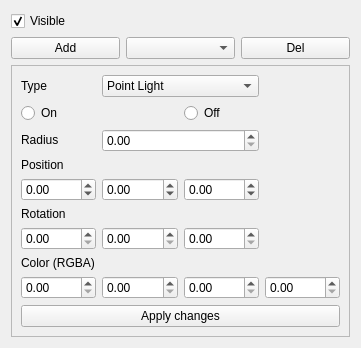
          <widget class="QWidget" name="lights">
           <property name="geometry">
            <rect>
             <x>0</x>
             <y>0</y>
             <width>361</width>
             <height>317</height>
            </rect>
           </property>
           <attribute name="label">
            <string>Lights</string>
           </attribute>
           <layout class="QGridLayout" name="gridLayout_14">
            <item row="1" column="0">
             <widget class="QPushButton" name="lightsAdd">
              <property name="text">
               <string>Add</string>
              </property>
             </widget>
            </item>
            <item row="1" column="1">
             <widget class="QComboBox" name="lightsSelect"/>
            </item>
            <item row="1" column="2">
             <widget class="QPushButton" name="lightsDel">
              <property name="text">
               <string>Del</string>
              </property>
             </widget>
            </item>
            <item row="5" column="0" colspan="3">
             <widget class="QFrame" name="lightFrame">
              <property name="frameShape">
               <enum>QFrame::StyledPanel</enum>
              </property>
              <property name="frameShadow">
               <enum>QFrame::Raised</enum>
              </property>
              <layout class="QGridLayout" name="gridLayout_13">
               <item row="5" column="0" colspan="3">
                <widget class="QLabel" name="label_12">
                 <property name="maximumSize">
                  <size>
                   <width>16777215</width>
                   <height>20</height>
                  </size>
                 </property>
                 <property name="text">
                  <string>Rotation</string>
                 </property>
                </widget>
               </item>
               <item row="2" column="1" colspan="2">
                <widget class="QDoubleSpinBox" name="lightRadius">
                 <property name="maximum">
                  <double>500.000000000000000</double>
                 </property>
                </widget>
               </item>
               <item row="0" column="0">
                <widget class="QLabel" name="label_13">
                 <property name="text">
                  <string>Type</string>
                 </property>
                </widget>
               </item>
               <item row="6" column="0">
                <widget class="QDoubleSpinBox" name="lightRotX">
                 <property name="maximum">
                  <double>359.000000000000000</double>
                 </property>
                </widget>
               </item>
               <item row="4" column="2">
                <widget class="QDoubleSpinBox" name="lightPosZ">
                 <property name="minimum">
                  <double>-9999.000000000000000</double>
                 </property>
                 <property name="maximum">
                  <double>9999.000000000000000</double>
                 </property>
                </widget>
               </item>
               <item row="8" column="1">
                <widget class="QDoubleSpinBox" name="lightColorG">
                 <property name="maximum">
                  <double>255.000000000000000</double>
                 </property>
                </widget>
               </item>
               <item row="6" column="1">
                <widget class="QDoubleSpinBox" name="lightRotY">
                 <property name="maximum">
                  <double>359.000000000000000</double>
                 </property>
                </widget>
               </item>
               <item row="3" column="0" colspan="3">
                <widget class="QLabel" name="label_11">
                 <property name="minimumSize">
                  <size>
                   <width>0</width>
                   <height>0</height>
                  </size>
                 </property>
                 <property name="maximumSize">
                  <size>
                   <width>16777215</width>
                   <height>20</height>
                  </size>
                 </property>
                 <property name="text">
                  <string>Position</string>
                 </property>
                </widget>
               </item>
               <item row="0" column="1" colspan="2">
                <widget class="QComboBox" name="lightTypesList">
                 <item>
                  <property name="text">
                   <string>Point Light</string>
                  </property>
                 </item>
                 <item>
                  <property name="text">
                   <string>Directional Light</string>
                  </property>
                 </item>
                 <item>
                  <property name="text">
                   <string>Ambient Light</string>
                  </property>
                 </item>
                 <item>
                  <property name="text">
                   <string>Spot Light</string>
                  </property>
                 </item>
                </widget>
               </item>
               <item row="8" column="3">
                <widget class="QDoubleSpinBox" name="lightColorA">
                 <property name="maximum">
                  <double>255.000000000000000</double>
                 </property>
                </widget>
               </item>
               <item row="6" column="2">
                <widget class="QDoubleSpinBox" name="lightRotZ">
                 <property name="maximum">
                  <double>359.000000000000000</double>
                 </property>
                </widget>
               </item>
               <item row="8" column="2">
                <widget class="QDoubleSpinBox" name="lightColorB">
                 <property name="maximum">
                  <double>255.000000000000000</double>
                 </property>
                </widget>
               </item>
               <item row="7" column="0" colspan="3">
                <widget class="QLabel" name="label_14">
                 <property name="maximumSize">
                  <size>
                   <width>16777215</width>
                   <height>20</height>
                  </size>
                 </property>
                 <property name="text">
                  <string>Color (RGBA)</string>
                 </property>
                </widget>
               </item>
               <item row="8" column="0">
                <widget class="QDoubleSpinBox" name="lightColorR">
                 <property name="maximum">
                  <double>255.000000000000000</double>
                 </property>
                </widget>
               </item>
               <item row="4" column="1">
                <widget class="QDoubleSpinBox" name="lightPosY">
                 <property name="minimum">
                  <double>-9999.000000000000000</double>
                 </property>
                 <property name="maximum">
                  <double>9999.000000000000000</double>
                 </property>
                 <property name="value">
                  <double>0.000000000000000</double>
                 </property>
                </widget>
               </item>
               <item row="2" column="0">
                <widget class="QLabel" name="label_15">
                 <property name="maximumSize">
                  <size>
                   <width>16777215</width>
                   <height>20</height>
                  </size>
                 </property>
                 <property name="text">
                  <string>Radius</string>
                 </property>
                </widget>
               </item>
               <item row="4" column="0">
                <widget class="QDoubleSpinBox" name="lightPosX">
                 <property name="minimum">
                  <double>-9999.000000000000000</double>
                 </property>
                 <property name="maximum">
                  <double>9999.000000000000000</double>
                 </property>
                </widget>
               </item>
               <item row="9" column="0" colspan="4">
                <widget class="QPushButton" name="lightCompile">
                 <property name="text">
                  <string>Apply changes</string>
                 </property>
                </widget>
               </item>
               <item row="1" column="0" colspan="2">
                <widget class="QRadioButton" name="lightSetEnabled">
                 <property name="text">
                  <string>On</string>
                 </property>
                </widget>
               </item>
               <item row="1" column="2" colspan="2">
                <widget class="QRadioButton" name="lightSetDisabled">
                 <property name="text">
                  <string>Off</string>
                 </property>
                </widget>
               </item>
              </layout>
             </widget>
            </item>
            <item row="0" column="0" colspan="3">
             <widget class="QCheckBox" name="lightsVisible">
              <property name="text">
               <string>Visible</string>
              </property>
              <property name="checked">
               <bool>true</bool>
              </property>
             </widget>
            </item>
           </layout>
          </widget>
